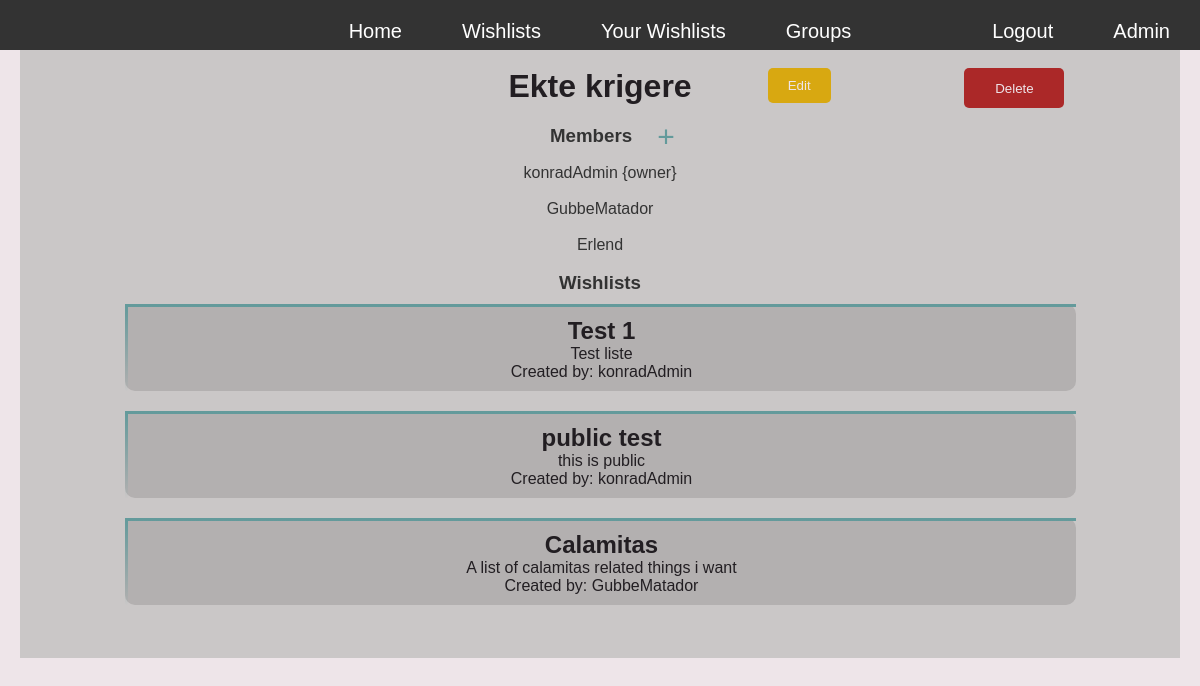
The app's page /groups/1/ (signed in) with its own data.
### wishlistManager/models.py (models this page shows, shortened)
class WishlistGroup(models.Model):
    name = models.CharField(max_length=100)
    description = models.TextField()
    owner = models.ForeignKey('auth.User', related_name='owned_groups', on_delete=models.CASCADE)
    members = models.ManyToManyField('auth.User', related_name='wishlist_groups')
    image = models.ImageField(upload_to='images/', blank=True, null=True)
    def can_view(self, user):
        if self.owner == user or user in self.members.all():
            return True
        return False

class Wishlist(models.Model):
    name = models.CharField(max_length=100)
    description = models.TextField()
    date_created = models.DateTimeField(auto_now_add=True)
    date_modified = models.DateTimeField(auto_now=True)
    privacy_level = models.IntegerField(default=0)
    user = models.ForeignKey('auth.User', related_name='created_wishlists', on_delete=models.CASCADE)
    groups_with_permission = models.ManyToManyField(WishlistGroup, related_name='wishlists', blank=True, null=True)
    users_with_permission = models.ManyToManyField('auth.User', related_name='wishlists', blank=True, null=True)

### wishlistManager/views.py (the view)
# urls.py: path("", views.group_detail, name="group_detail"),
@login_required
def group_detail(request, group_id):
    group = get_object_or_404(WishlistGroup, id=group_id)
    users = group.members.all()
    owner = group.owner
    can_view = group.can_view(request.user)
    if can_view == False:
        group = None
    wishlists = Wishlist.objects.all()
    wishlists_for_group = [wishlist for wishlist in wishlists if group in wishlist.groups_with_permission.all()]
    context = {'group':group, 'wishlists':wishlists_for_group, 'can_view':can_view, 'users':users, 'owner':owner}
    return render(request, 'groups/group_detail.html', context)

### wishlistManager/templates/groups/group_detail.html (shortened to what this page needs)
{% extends "base.html" %}
{% load static %}
        {% block content %}
        <div class="wishlist-title">
            <div class = "edit_wishlist_button"></div><div class = "delete_wishlist_button"></div>
            <h1>{{group.name}}</h1>
            {% if request.user == group.owner %}
            <form action="{% url 'edit_group' group.id %}" method = "get" class="edit_wishlist_button">
                <button type="submit" class="edit_group_button">Edit</button>
            </form>
            <form action="{% url 'delete_group' group.id %}" method="get" class="delete_wishlist_button">
                <button type="submit" class="delete_wishlist_button" >Delete</button>
            </form>
            {% else %}
            <div class = "edit_wishlist_button"></div><div class = "delete_wishlist_button"></div>
            {% endif %}
        </div>
        <br>
        <div class="titlebox_small" >
            <h3>Members</h3>
            <form action="{% url 'add_user_to_group' group.id %}" method = "get">
                <button class="transparent_button_small" type="submit" >+</button>
            </form>
        </div>
        {% for user in users %}
        <br>
        <p>{{user.username}}{% if owner == user %} {owner} {% endif %}
        </p>
        {% endfor%}
        <br>
        <h3> Wishlists </h3>
        {% for wishlist in wishlists %}
        <a href="{% url 'wishlist_detail' wishlist.id %}">
            <div class= "wishlist">
                <h2>{{ wishlist.name }}</h2>
                {% if wishlist.description %}
                    <p>{{ wishlist.description }}</p>
                {% endif %}
                <p>Created by: {{ wishlist.user }}</p>
            </div>
        </a>
        {% endfor %}
        {% endblock %}

### wishlistManager/static/styles/styles.css (style rules this page uses)
* { margin: 0; padding: 0; }
body { font-family: Arial, Helvetica, sans-serif; background-color: #eee5e9; color: #333; margin:0; padding: 20px; overflow: hidden; }
h1 { color: #221e22; }
a { text-decoration: none; color: #221e22; }
button { background-color: #639a9b; color: #eee5e9; padding: 10px 20px; border: none; border-radius: 5px; cursor: pointer; }
.wishlist { margin: 10px; padding: 10px; background-color: #b3b0b0; text-align: center; border-radius: 10px; width: 80%; border-top: 3px solid #639a9b; border-left: 3px solid; border-right-color: transparent; border-image: linear-gradient(to bottom, #639a9b, transparent) 1 100%; border-image-slice: 1; }
.wishlist h1, .wishlist h2, .wishlist h3, .wishlist p, .wishlist a { color: #221e22; text-decoration: none; }
form { max-width: 400px; margin: 0 auto; border-radius: 10px; box-shadow: 0 4p 8px rgba(0,0,0,0.1); padding: 20px; }
.edit_wishlist_button { width: 100px; height:40px; padding: 0px; flex:1; }
.edit_wishlist_button button { background-color: #d8a811; }
.delete_wishlist_button { width: 100px; height:40px; padding: 0px; flex:1; }
.delete_wishlist_button button { background-color: #ab2828; }
.wishlist-title { display: flex; flex-direction: row; width: 90%; text-align: center; }
.transparent_button_small { background-color: #00000000; border: none; cursor: pointer; font-size: 30px; width: 20px; height: 20px; padding: 0px; color: #639a9b; line-height: 0.5; text-align: center; }
.titlebox_small { display: flex; align-items: center; height: 20px; width: 150px; padding: 0px; padding-left: 50px; }

### records on screen
WishlistGroup: name "Ekte krigere"
Wishlist: name "Test 1", description "Test liste", user "konradAdmin"
Wishlist: name "public test", description "this is public", user "konradAdmin"
Wishlist: name "Calamitas", description "A list of calamitas related things i want", user "GubbeMatador"

### other values on screen
{{ user.username }} "konradAdmin"
{{ user.username }} "GubbeMatador"
{{ user.username }} "Erlend"
